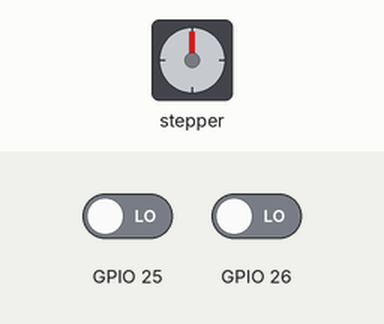
Recording of a sketch running on a simulated ESP32. On the bench: stepper motor. The test bench sets the inputs (shaded band); at power-on: GPIO 25 LOW, GPIO 26 LOW. Stepper angles assume 1024 steps per turn.

Above: at 1.2 s.
1.3 s: GPIO 25 driven HIGH
At 1.75 s:
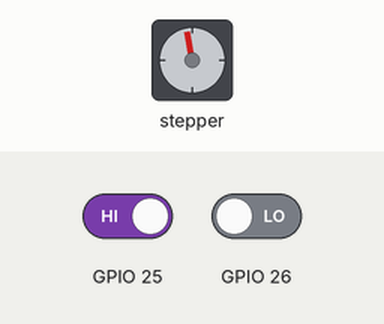
At 2.36 s:
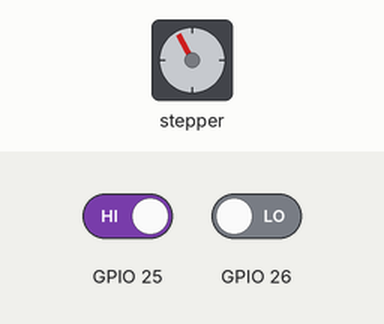
13.3 s: GPIO 26 driven HIGH
At 13.76 s:
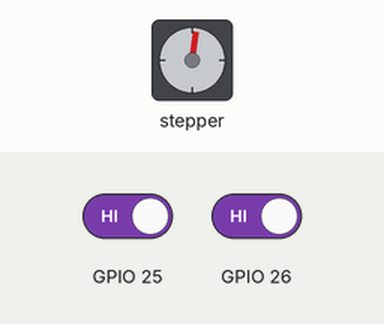
Timing chart, 0 to 22.3 s (numbered marks = the images above; inputs shaded):
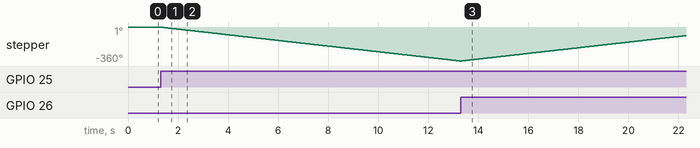

The sketch:

1012-3.ino
```cpp
#include <Stepper.h> //引入步進馬達函示庫

const int stepsPerRevolution = 1024;  //此馬達轉一圈為2048步
const int RPM = 5; //馬達旋轉速度

//宣告Stepper物件，的步數和引腳
//引角依序對應驅動版的1N1、1N3、1N2、1N4
Stepper myStepper(stepsPerRevolution, 13, 14, 12, 27);

void setup() {
  pinMode(26, INPUT);
  pinMode(25, INPUT);
  Serial.begin(115200);
  myStepper.setSpeed(RPM);  //設定馬達轉速
}

void loop() {

   if(digitalRead(26) == HIGH){
      myStepper.step(stepsPerRevolution);
  }

  else if(digitalRead(25) == HIGH){
      myStepper.step(-stepsPerRevolution);
    }

}
```

Measured:
- after the input at 1.3 s, stepper: keeps turning counter-clockwise at about 30°/s, starting at once
